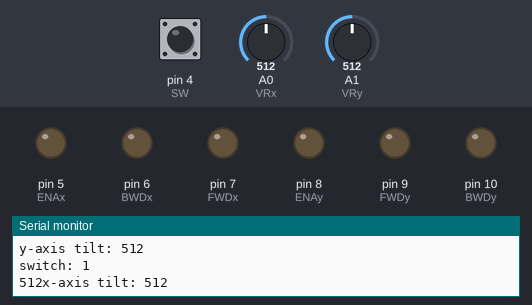
Bench run of a sketch on a simulated Arduino Uno, built with avr-gcc and run on an emulated ATmega328P. On the bench: output pins drawn as LEDs (lit = HIGH), the last lines printed to the serial monitor. The inputs (shaded band) are chosen by the test bench; at power-on: pin 4 (SW) HIGH, A1 (VRy) = 512, A0 (VRx) = 512.

Above: at 1.2 s.
1.3 s: pin 4 (SW) pulled LOW for 0.15 s
At 1.41 s:
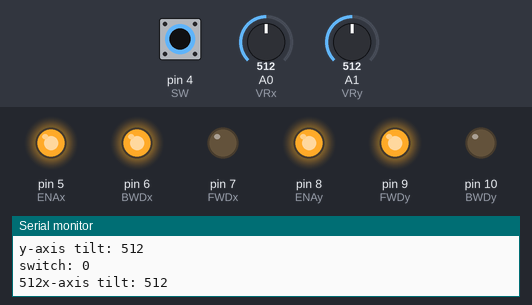
At 2.4 s:
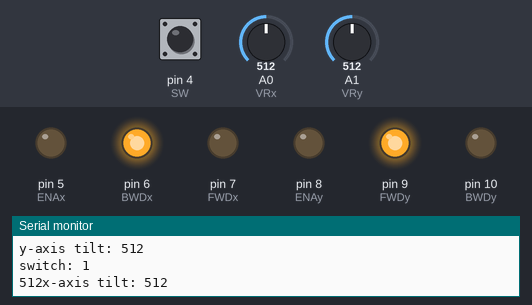
2.9 s: A1 (VRy) set to 108
5.9 s: A1 (VRy) set to 94
8.9 s: A0 (VRx) set to 106
11.9 s: A0 (VRx) set to 92
13.4 s: pin 4 (SW) pulled LOW for 1 s
At 14.2 s:
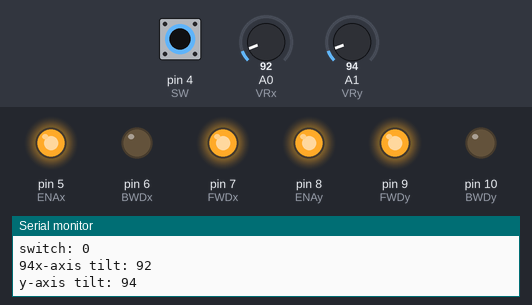
At 15.3 s:
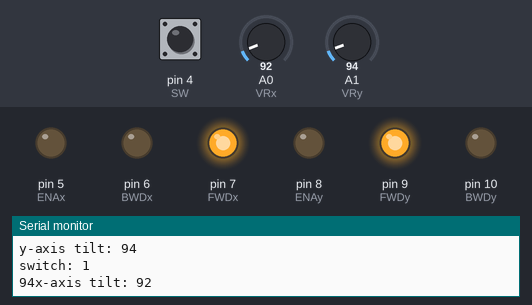
Timing chart, 0 to 16.8 s (numbered marks = the images above; inputs shaded):
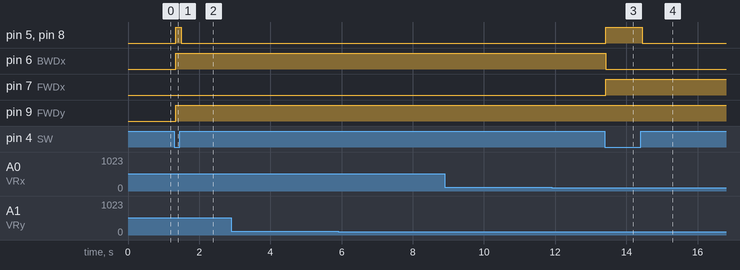

The sketch:

Joystick_test.ino
```cpp
const int VRx = 0; // Connect to Analog Pin 0
const int VRy = 1; // Connect to Analog Pin 1
const int SW = 4; // Connect to Digital Pin 4

int ENAx = 5; //Connect to Digital Pin 9
int FWDx = 7; //Connect to Digital Pin 7
int BWDx = 6; //Connect to Digital Pin 6

int ENAy = 8;
int FWDy = 9;
int BWDy = 10;

int x_pos;
int y_pos;
int Switch;

void setup() {
  pinMode(SW, INPUT);
  digitalWrite(SW, HIGH);

  pinMode(ENAx, OUTPUT);
  pinMode(FWDx, OUTPUT);
  pinMode(BWDx, OUTPUT);

  pinMode(ENAy, OUTPUT);
  pinMode(FWDy, OUTPUT);
  pinMode(BWDy, OUTPUT);


  Serial.begin(9600);
}

void loop() {
  Serial.print("x-axis tilt: ");
  Serial.println(analogRead(VRx));
  Serial.print("y-axis tilt: ");
  Serial.println(analogRead(VRy));
  Serial.print("switch: ");
  Serial.println(digitalRead(SW));

  x_pos = analogRead(VRx);
  y_pos = analogRead(VRy);
  Switch = digitalRead(SW);

Serial.print(y_pos);

if (Switch == 1){
  digitalWrite(ENAx, LOW);
  digitalWrite(ENAy, LOW);
}

if (y_pos = 510 && x_pos == 497 && Switch == 0){
  digitalWrite(ENAx, LOW);
  digitalWrite(ENAy, LOW);
}

if (y_pos < 510 && Switch == 0){   //intial position of y is 510
 digitalWrite(ENAy, HIGH);
 digitalWrite(FWDy, HIGH);
 digitalWrite(BWDy, LOW);
    }
if (y_pos > 510 && Switch == 0){   //intial position of y is 510
 digitalWrite(ENAy, HIGH);
 digitalWrite(FWDy, LOW);
 digitalWrite(BWDy, HIGH);
    }

  if (x_pos <497 && Switch == 0){   //initial position of x is 497
 digitalWrite(ENAx, HIGH);
 digitalWrite(FWDx, HIGH);
 digitalWrite(BWDx, LOW);
    }

  if (x_pos > 497 && Switch ==0){//initial position of x is 497
 digitalWrite(ENAx, HIGH);
 digitalWrite(FWDx, LOW);
 digitalWrite(BWDx, HIGH);
  }

if (y_pos < 510 && x_pos < 497 && Switch == 0){   //intial position of y is 510
 digitalWrite(ENAy, HIGH);
 digitalWrite(FWDy, HIGH);
 digitalWrite(BWDy, LOW);

 digitalWrite(ENAx, HIGH);
 digitalWrite(FWDx, HIGH);
 digitalWrite(BWDx, LOW);
}

  if (y_pos < 510 && x_pos > 497 && Switch == 0){   //intial position of y is 510
 digitalWrite(ENAy, HIGH);
 digitalWrite(FWDy, HIGH);
 digitalWrite(BWDy, LOW);

 digitalWrite(ENAx, HIGH);
 digitalWrite(FWDx, LOW);
 digitalWrite(BWDx, HIGH);

}
  if (y_pos > 510 && x_pos < 497 && Switch == 0){   //intial position of y is 510
 digitalWrite(ENAy, HIGH);
 digitalWrite(FWDy, LOW);
 digitalWrite(BWDy, HIGH);

 digitalWrite(ENAx, HIGH);
 digitalWrite(FWDx, HIGH);
 digitalWrite(BWDx, LOW);

}
  if (y_pos > 510 && x_pos > 497 && Switch == 0){   //intial position of y is 510
 digitalWrite(ENAy, HIGH);
 digitalWrite(FWDy, LOW);
 digitalWrite(BWDy, HIGH);

 digitalWrite(ENAx, HIGH);
 digitalWrite(FWDx, LOW);
 digitalWrite(BWDx, HIGH);

}


}
```

Measured:
- after the input at 1.3 s, pin 5 (ENAx), pin 8 (ENAy): LOW → HIGH at once, → LOW 0.16 s later; pin 6 (BWDx), pin 9 (FWDy): LOW → HIGH at once
- after the input at 13.4 s, pin 5 (ENAx), pin 8 (ENAy): LOW → HIGH at once, → LOW 1.0 s later; pin 6 (BWDx): HIGH → LOW at once; pin 7 (FWDx): LOW → HIGH at once
